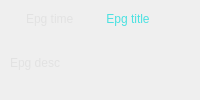
    <widget class="CSkinProgressWidget" name="m_CentralContainer3" native="true">
     <property name="sizePolicy">
      <sizepolicy hsizetype="Expanding" vsizetype="Preferred">
       <horstretch>0</horstretch>
       <verstretch>0</verstretch>
      </sizepolicy>
     </property>
     <property name="progress" stdset="0">
      <number>1</number>
     </property>
     <property name="borderInfo" stdset="0">
      <string notr="true">borderwidth=&quot;2&quot; roundcorner=&quot;0&quot; bordercolor=&quot;0xFFD0D0D0&quot; </string>
     </property>
     <layout class="QGridLayout" name="gridLayout_4" columnstretch="0,0,100,0">
      <property name="leftMargin">
       <number>10</number>
      </property>
      <property name="topMargin">
       <number>10</number>
      </property>
      <property name="rightMargin">
       <number>10</number>
      </property>
      <property name="bottomMargin">
       <number>10</number>
      </property>
      <property name="spacing">
       <number>8</number>
      </property>
      <item row="0" column="0">
       <widget class="CSkinProgressWidget" name="m_EpgPrevButton" native="true">
        <property name="sizePolicy">
         <sizepolicy hsizetype="Minimum" vsizetype="Preferred">
          <horstretch>0</horstretch>
          <verstretch>0</verstretch>
         </sizepolicy>
        </property>
        <property name="borderInfo" stdset="0">
         <string notr="true">borderwidth=&quot;1&quot; roundcorner=&quot;2&quot; bordercolor=&quot;0xFF808080&quot; </string>
        </property>
        <property name="borderInfoUnderMouse" stdset="0">
         <string notr="true">borderwidth=&quot;1&quot; roundcorner=&quot;2&quot; bordercolor=&quot;0xFFF0F0F0&quot; </string>
        </property>
        <property name="hideLimitW" stdset="0">
         <number>0</number>
        </property>
        <layout class="QHBoxLayout" name="horizontalLayout_18">
         <property name="spacing">
          <number>0</number>
         </property>
         <property name="leftMargin">
          <number>4</number>
         </property>
         <property name="topMargin">
          <number>4</number>
         </property>
         <property name="rightMargin">
          <number>4</number>
         </property>
         <property name="bottomMargin">
          <number>4</number>
         </property>
         <item>
          <widget class="COsdImage" name="m_EpgPrevButtonImg" native="true">
           <property name="imageParamsList" stdset="0">
            <stringlist notr="true">
             <string>src=&quot;img/osd/channelinfo/epgprev.png&quot;</string>
            </stringlist>
           </property>
           <property name="vSizeFactor" stdset="0">
            <number>1</number>
           </property>
          </widget>
         </item>
        </layout>
       </widget>
      </item>
      <item row="0" column="1">
       <widget class="CSkinOneLineText" name="m_EpgTime">
        <property name="sizePolicy">
         <sizepolicy hsizetype="Minimum" vsizetype="Minimum">
          <horstretch>0</horstretch>
          <verstretch>0</verstretch>
         </sizepolicy>
        </property>
        <property name="palette">
         <palette>
          <active>
           <colorrole role="WindowText">
            <brush brushstyle="SolidPattern">
             <color alpha="255">
              <red>226</red>
              <green>226</green>
              <blue>226</blue>
             </color>
            </brush>
           </colorrole>
          </active>
          <inactive>
           <colorrole role="WindowText">
            <brush brushstyle="SolidPattern">
             <color alpha="255">
              <red>226</red>
              <green>226</green>
              <blue>226</blue>
             </color>
            </brush>
           </colorrole>
          </inactive>
          <disabled>
           <colorrole role="WindowText">
            <brush brushstyle="SolidPattern">
             <color alpha="255">
              <red>120</red>
              <green>120</green>
              <blue>120</blue>
             </color>
            </brush>
           </colorrole>
          </disabled>
         </palette>
        </property>
        <property name="text">
         <string>Epg time</string>
        </property>
        <property name="alignment">
         <set>Qt::AlignLeading|Qt::AlignLeft|Qt::AlignVCenter</set>
        </property>
        <property name="addheight" stdset="0">
         <number>1</number>
        </property>
        <property name="rowLimit" stdset="0">
         <number>0</number>
        </property>
       </widget>
      </item>
      <item row="0" column="2">
       <widget class="CSkinProgressWidget" name="m_EpgProgress" native="true">
        <property name="sizePolicy">
         <sizepolicy hsizetype="Expanding" vsizetype="Minimum">
          <horstretch>0</horstretch>
          <verstretch>0</verstretch>
         </sizepolicy>
        </property>
        <property name="sliderInfo" stdset="0">
         <string notr="true">color1=&quot;0xA0909090&quot; color2=&quot;0xAA146414&quot; type=&quot;0&quot; roundcorner=&quot;0&quot; borderwidth=&quot;0&quot; bordercolor=&quot;0xFF010101&quot;</string>
        </property>
        <property name="slider2Info" stdset="0">
         <string notr="true">color1=&quot;0x541414C8&quot; color2=&quot;0xC0C0C0C0&quot; type=&quot;0&quot; roundcorner=&quot;0&quot; borderwidth=&quot;0&quot; bordercolor=&quot;0xFF010101&quot;</string>
        </property>
        <property name="borderInfo" stdset="0">
         <string notr="true">borderwidth=&quot;1&quot; roundcorner=&quot;0&quot; bordercolor=&quot;0xB0FF9933&quot; </string>
        </property>
        <property name="sliderMode" stdset="0">
         <bool>false</bool>
        </property>
        <layout class="QHBoxLayout" name="layout11">
         <property name="spacing">
          <number>0</number>
         </property>
         <property name="leftMargin">
          <number>2</number>
         </property>
         <property name="topMargin">
          <number>2</number>
         </property>
         <property name="rightMargin">
          <number>2</number>
         </property>
         <property name="bottomMargin">
          <number>2</number>
         </property>
         <item>
          <widget class="CSkinOneLineText" name="m_EpgTitle">
           <property name="sizePolicy">
            <sizepolicy hsizetype="Expanding" vsizetype="Minimum">
             <horstretch>0</horstretch>
             <verstretch>0</verstretch>
            </sizepolicy>
           </property>
           <property name="palette">
            <palette>
             <active>
              <colorrole role="WindowText">
               <brush brushstyle="SolidPattern">
                <color alpha="255">
                 <red>75</red>
                 <green>225</green>
                 <blue>225</blue>
                </color>
               </brush>
              </colorrole>
             </active>
             <inactive>
              <colorrole role="WindowText">
               <brush brushstyle="SolidPattern">
                <color alpha="255">
                 <red>75</red>
                 <green>225</green>
                 <blue>225</blue>
                </color>
               </brush>
              </colorrole>
             </inactive>
             <disabled>
              <colorrole role="WindowText">
               <brush brushstyle="SolidPattern">
                <color alpha="255">
                 <red>120</red>
                 <green>120</green>
                 <blue>120</blue>
                </color>
               </brush>
              </colorrole>
             </disabled>
            </palette>
           </property>
           <property name="text">
            <string>Epg title</string>
           </property>
           <property name="alignment">
            <set>Qt::AlignCenter</set>
           </property>
           <property name="addheight" stdset="0">
            <number>5</number>
           </property>
           <property name="rowLimit" stdset="0">
            <number>0</number>
           </property>
          </widget>
         </item>
        </layout>
       </widget>
      </item>
      <item row="0" column="3">
       <widget class="CSkinProgressWidget" name="m_EpgNextButton" native="true">
        <property name="sizePolicy">
         <sizepolicy hsizetype="Minimum" vsizetype="Preferred">
          <horstretch>0</horstretch>
          <verstretch>0</verstretch>
         </sizepolicy>
        </property>
        <property name="borderInfo" stdset="0">
         <string notr="true">borderwidth=&quot;1&quot; roundcorner=&quot;2&quot; bordercolor=&quot;0xFF808080&quot; </string>
        </property>
        <property name="borderInfoUnderMouse" stdset="0">
         <string notr="true">borderwidth=&quot;1&quot; roundcorner=&quot;2&quot; bordercolor=&quot;0xFFF0F0F0&quot; </string>
        </property>
        <property name="hideLimitW" stdset="0">
         <number>0</number>
        </property>
        <layout class="QHBoxLayout" name="horizontalLayout_17">
         <property name="spacing">
          <number>0</number>
         </property>
         <property name="leftMargin">
          <number>4</number>
         </property>
         <property name="topMargin">
          <number>4</number>
         </property>
         <property name="rightMargin">
          <number>4</number>
         </property>
         <property name="bottomMargin">
          <number>4</number>
         </property>
         <item>
          <widget class="COsdImage" name="m_EpgNextButtonImg" native="true">
           <property name="imageParamsList" stdset="0">
            <stringlist notr="true">
             <string>src=&quot;img/osd/channelinfo/epgnext.png&quot;</string>
            </stringlist>
           </property>
           <property name="vSizeFactor" stdset="0">
            <number>1</number>
           </property>
          </widget>
         </item>
        </layout>
       </widget>
      </item>
      <item row="1" column="0" colspan="4">
       <widget class="CSkinOneLineText" name="m_EpgDesc">
        <property name="sizePolicy">
         <sizepolicy hsizetype="Expanding" vsizetype="Expanding">
          <horstretch>0</horstretch>
          <verstretch>0</verstretch>
         </sizepolicy>
        </property>
        <property name="palette">
         <palette>
          <active>
           <colorrole role="WindowText">
            <brush brushstyle="SolidPattern">
             <color alpha="255">
              <red>226</red>
              <green>226</green>
              <blue>226</blue>
             </color>
            </brush>
           </colorrole>
          </active>
          <inactive>
           <colorrole role="WindowText">
            <brush brushstyle="SolidPattern">
             <color alpha="255">
              <red>226</red>
              <green>226</green>
              <blue>226</blue>
             </color>
            </brush>
           </colorrole>
          </inactive>
          <disabled>
           <colorrole role="WindowText">
            <brush brushstyle="SolidPattern">
             <color alpha="255">
              <red>120</red>
              <green>120</green>
              <blue>120</blue>
             </color>
            </brush>
           </colorrole>
          </disabled>
         </palette>
        </property>
        <property name="text">
         <string>Epg desc</string>
        </property>
        <property name="addheight" stdset="0">
         <number>1</number>
        </property>
        <property name="rowLimit" stdset="0">
         <number>3</number>
        </property>
        <property name="textColorUnderMouse" stdset="0">
         <color>
          <red>194</red>
          <green>0</green>
          <blue>0</blue>
         </color>
        </property>
       </widget>
      </item>
     </layout>
    </widget>
